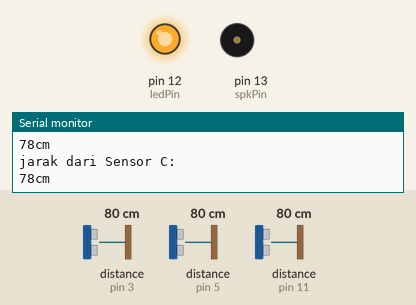
Simulated run of this sketch. Board: Arduino Uno, built with avr-gcc and run on an emulated ATmega328P. Shown: output pins drawn as LEDs (lit = HIGH), buzzer (waves = sounding), the last lines printed to the serial monitor. Wiring (inferred from the names in the program): 3 × ultrasonic range finder: trigger pin 6, echo pin 5 / trigger pin 9, echo pin 3 / trigger pin 10, echo pin 11. Dashed ring = blinking. Inputs (shaded band) come from the test bench; at power-on: distance to the obstacle (sensors on pin 3, pin 5, pin 11) 80 cm. The echo pulse lasts 58.3 µs per cm; pins used as bus, display or sensor lines are not drawn.

Above: at 1.79 s.
1.8 s: distance to the obstacle (sensor on pin 3) set to 98 cm
5.3 s: distance to the obstacle (sensor on pin 3) set to 106 cm
At 6.33 s:
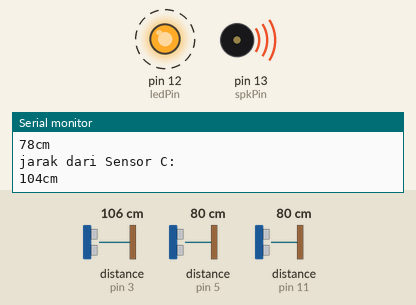
9.2 s: distance to the obstacle (sensor on pin 3) set to 2 cm
At 9.76 s:
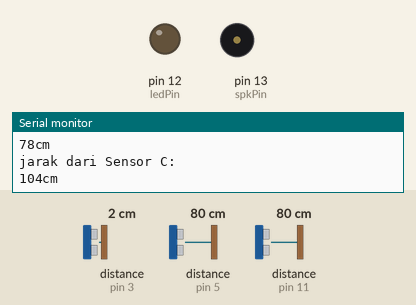
12.7 s: distance to the obstacle (sensor on pin 5) set to 99 cm
16.2 s: distance to the obstacle (sensor on pin 5) set to 106 cm
At 16.87 s:
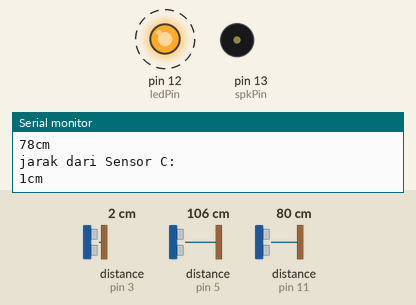
19.7 s: distance to the obstacle (sensor on pin 11) set to 2 cm
Timing chart, 0 to 24.6 s (numbered marks = the images above; inputs shaded):
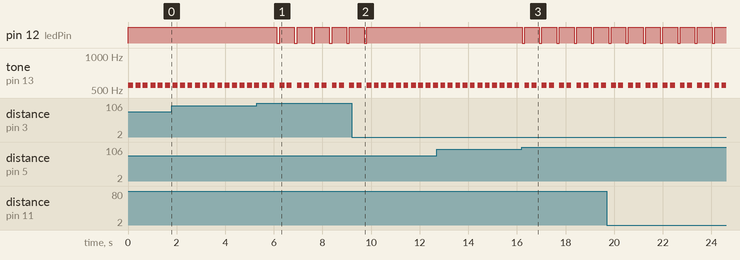

Measured:
- the behaviour switches between 102 and 103 cm on distance to the obstacle (sensor on pin 3) (found by bisection; images 0 and 1)
- the behaviour switches between 102 and 103 cm on distance to the obstacle (sensor on pin 5) (found by bisection; images 2 and 3)
- after the input at 5.3 s, pin 12 (ledPin): alternates HIGH for 0.60 s and LOW for 0.12 s, starting after 0.82 s
- after the input at 9.2 s, pin 12 (ledPin): goes on until 9.8 s, then stays HIGH
- after the input at 16.2 s, pin 12 (ledPin): alternates HIGH for 0.61 s and LOW for 0.10 s, starting at once
- by itself, tone on pin 13 (spkPin): repeats every 0.71 s: silent 0.10 s, 550 Hz 0.20 s, silent 0.21 s, 550 Hz 0.20 s

The sketch:

Final_Project.ino
```cpp
//menginisialisasi
int const trigPin = 6; //pin trigger Sensor A
int const echoPin = 5; //pin echo Sensor A
int const spkPin = 13; //pin speaker
const byte ledPin = 12; //pin led
int const btrigPin =10; //Sensor B
int const bechoPin = 11; //sensor B
int const ctrigPin = 9; //sensor C
int const cechoPin = 3; //sensor C
#define NOTE_F4 550 //membuat nada NOTE_F4 dengan frekuensi 550

int duration;//inisialisasi nilai duration sensor A
int distance;//inisialisasi nilai distance sensor A
int bduration;//inisialisasi nilai duration sensor B
int bdistance;//inisialisasi nilai distance sensor B
int cduration;//inisialisasi nilai duration sensor C
int cdistance;//inisialisasi nilai distance sensor C


//mendeklarasi pin dan menyambungkan ke serial
void setup(){
  Serial.begin(9600);//menyambungkan ke serial
  pinMode(trigPin, OUTPUT); //pin trigger akan menjadi output yang mengeluarkan sinyal pulsa
  pinMode(echoPin, INPUT); //pin echo akan menjadi input untuk mendapatkan lebar sinyal pulsa
  pinMode(spkPin,OUTPUT);//pin speaker sebagai input
  pinMode(ledPin, OUTPUT);//pin led sebagai output
  pinMode(btrigPin, OUTPUT); //trig pin Sensor B
  pinMode(bechoPin, INPUT); //echo pin Sensor B
  pinMode(ctrigPin, OUTPUT);
  pinMode(cechoPin, INPUT);
  }

void loop(){
digitalWrite(trigPin,LOW); //Sensor A
delayMicroseconds (2); //lama waktu trigPin sensor A dalam keadaan LOW
digitalWrite(trigPin, HIGH);//Sensor A
delayMicroseconds(10);//lama waktu trigpin Sensor A menghasilkan pulsa
digitalWrite(trigPin,LOW); //nilai trigPin sensor A dalam keadaan low setelah menghasilkan pulsa
duration = pulseIn(echoPin,HIGH); //pin Echo sensor A akan terbaca HIGH jika terdapat objek didepannya
distance = duration*0.034/2;//menghitung jarak antara sensor dan objek


digitalWrite(btrigPin,LOW); //sensor B
delayMicroseconds (2);
digitalWrite(btrigPin, HIGH); //Sensor B
delayMicroseconds(10);
digitalWrite(btrigPin,LOW); // Sensor B
bduration = pulseIn(bechoPin,HIGH);
bdistance = bduration*0.034/2; //calculating for sensor B

digitalWrite(ctrigPin,LOW); //sensor C
delayMicroseconds (2);
digitalWrite(ctrigPin, HIGH); //Sensor C
delayMicroseconds(10);
digitalWrite(ctrigPin,LOW); // Sensor C
cduration = pulseIn(cechoPin,HIGH);
cdistance = cduration*0.034/2; //calculating for sensor C

//jika input sensor terbaca jarak kurang dari 100 dan jarak lebih dari 0 cm maka led akan menyala dan langsung menjalankan fungsi alarmsound()
if(distance <= 100 && distance >= 0){
  digitalWrite(ledPin, HIGH);//led akan menyala dan buzzer akan berbunyi ketika jarak kuran dari 100 cm
  alarmSound();
}else{//jika input sensor terbaca lebih dari 100 maka led mati dan speaker mati
  digitalWrite(spkPin,LOW);
  digitalWrite(ledPin,LOW);
}
Serial.println("jarak dari Sensor A: ");//menampilkan jarak ke serial
Serial.print(distance);
Serial.println("cm");
delay(100);

if(bdistance <= 100 && bdistance >= 0){
  digitalWrite(ledPin, HIGH);
  alarmSound();
}else{//jika input sensor terbaca lebih dari 100 maka led mati dan speaker mati
  digitalWrite(spkPin,LOW);
  digitalWrite(ledPin,LOW);
}
Serial.println("jarak dari Sensor B: ");//menampilkan jarak ke serial
Serial.print(bdistance);
Serial.println("cm");
delay(100);


if(cdistance <= 100 && cdistance >= 0){
  digitalWrite(ledPin, HIGH);
  alarmSound();
}else{//jika input sensor terbaca lebih dari 100 maka led mati dan speaker mati
  digitalWrite(spkPin,LOW);
  digitalWrite(ledPin,LOW);
}
Serial.println("jarak dari Sensor C: ");//menampilkan jarak ke serial
Serial.print(cdistance);
Serial.println("cm");
delay(100);
}

//membuat fungsi untuk membunyikan speaker
void alarmSound(){
  tone(spkPin,NOTE_F4,200);
  delay(200);
}
```
